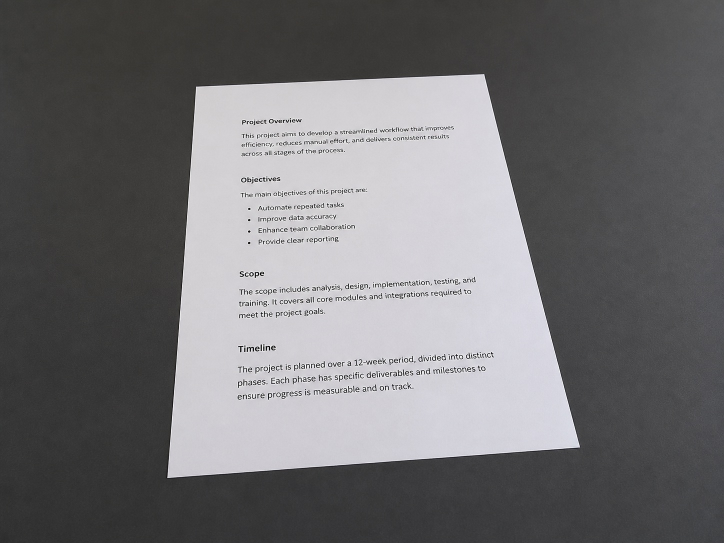
#> input picture inputs/document.jpg, 1448 x 1086 px (shown at 1/2 size)
$ python day05_robust_scanner.py
#> lines starting #> are read from the running program, lines starting #| are printed output that depends on the picture; after the words box and inside, x2 and y2 are one past the last pixel; in counts of white or black regions, pixels touching at a corner belong together; long printed decimals are rounded
from pathlib import Path

import cv2
import numpy as np

#预处理
def find_document_corners(
        input_image,
        canny_low=30,
        canny_high=90,
        minimum_area_ratio=0.1,
        ):
    gray = cv2.cvtColor(
        input_image,
        cv2.COLOR_BGR2GRAY,
    )

    blurred = cv2.GaussianBlur(
        gray,
        (5, 5),
        sigmaX=0,
    )

    edges = cv2.Canny(
        blurred,
        canny_low,
        canny_high,
    )

    kernel = cv2.getStructuringElement(
        cv2.MORPH_RECT,
        (5, 5),
    )

    closed_edges = cv2.morphologyEx(
        edges,
        cv2.MORPH_CLOSE,
        kernel,
        iterations=2,
    )

    debug_images = {
        "gray": gray,
        "blurred": blurred,
        "edges": edges,
        "closed_edges": closed_edges,
    }

    contours, _ = cv2.findContours(
        closed_edges,
        cv2.RETR_LIST,
        cv2.CHAIN_APPROX_SIMPLE,
    )

    sorted_contours = sorted(
        contours,
        key=cv2.contourArea,
        reverse=True,
    )

    image_height, image_width = input_image.shape[:2]
    image_area = image_height * image_width
    minimum_area = image_area * minimum_area_ratio

    if sorted_contours:
        largest_contour_area = cv2.contourArea(
            sorted_contours[0]
        )
    else:
        largest_contour_area = 0.0

    largest_contour_ratio = (
        largest_contour_area / image_area
    )

    diagnostics = {
        "contour_count": len(sorted_contours),
        "largest_contour_ratio": largest_contour_ratio,
        "minimum_area_ratio": minimum_area / image_area,
        "checked_candidate_count": 0,
    }

    for contour in sorted_contours:
        area = cv2.contourArea(contour)

        if area < minimum_area:
            break
        diagnostics["checked_candidate_count"] += 1

        perimeter = cv2.arcLength(
            contour,
            True,
        )

        approximation = cv2.approxPolyDP(
            contour,
            0.02 * perimeter,
            True,
        )

        if len(approximation) == 4 and cv2.isContourConvex(approximation):
            document_points = approximation.reshape(
                4,
                2,
            ).astype(np.float32)
            return document_points, debug_images, diagnostics

    return None, debug_images, diagnostics

def validate_document_points(input_points, image_shape):
    if input_points.shape != (4, 2):
        raise ValueError(
            f"角点形状应为 (4, 2), 实际为 {input_points.shape}"
        )

    if not np.isfinite(input_points).all():
        raise ValueError("角点坐标包含无效数值")

    unique_points = np.unique(
        input_points,
        axis=0,
    )

    if len(unique_points) != 4:
        raise ValueError("四个文档角点必须互不相同")

    image_height, image_width = image_shape[:2]

    image_diagonal = np.hypot(
        image_width,
        image_height,
    )

    minimum_corner_distance = image_diagonal * 0.02

    for first_index in range(4):
        for second_index in range(first_index + 1, 4):
            distance = np.linalg.norm(
                input_points[first_index]
                - input_points[second_index]
            )

            if distance < minimum_corner_distance:
                raise ValueError(
                    "存在过近的文档角点"
                )

    convex_hull = cv2.convexHull(
        input_points.astype(np.float32)
    )

    if len(convex_hull) != 4:
        raise ValueError("四个角点无法组成凸四边形")

    document_area = cv2.contourArea(convex_hull)

    image_height, image_width = image_shape[:2]
    image_area = image_height * image_width
    area_ratio = document_area / image_area

    if not 0.1 <= area_ratio <= 0.95:
        raise ValueError(
            f"文档面积占比异常: {area_ratio:.1%}"
        )

    return area_ratio

def order_points(input_points):
    center = input_points.mean(
        axis=0
    )

    offsets = (
        input_points - center
    )

    angles = np.arctan2(
        offsets[:, 1],
        offsets[:, 0],
    )

    ordered = input_points[
        np.argsort(angles)
    ]

    top_left_index = np.argmin(
        ordered.sum(axis=1)
    )

    ordered = np.roll(
        ordered,
        -top_left_index,
        axis=0,
    )

    return ordered.astype(
        np.float32
    )

def warp_document(input_image, input_points):
    ordered_points = order_points(input_points)

    top_left, top_right, bottom_right, bottom_left = ordered_points

    width_top = np.linalg.norm(top_right - top_left)
    width_bottom = np.linalg.norm(bottom_right - bottom_left)

    target_width = int(round(max(width_top, width_bottom)))
    target_height = int(round(target_width * 297 / 210))

    destination_points = np.array(
        [
            [0, 0],
            [target_width - 1, 0],
            [target_width - 1, target_height - 1],
            [0, target_height - 1],
        ],
        dtype=np.float32,
    )

    transform_matrix = cv2.getPerspectiveTransform(
        ordered_points,
        destination_points,
    )

    warped = cv2.warpPerspective(
        input_image,
        transform_matrix,
        (target_width, target_height),
    )

    return warped

def get_detection_failure_reason(diagnostics):
    contour_count = diagnostics["contour_count"]
    largest_ratio = diagnostics["largest_contour_ratio"]
    minimum_ratio = diagnostics["minimum_area_ratio"]
    checked_count = diagnostics["checked_candidate_count"]

    if contour_count == 0:
        return "没有检测到任何边缘轮廓"

    if largest_ratio < minimum_ratio:
        return (
            "检测到的轮廓面积过小:"
            f"最大 {largest_ratio :.1%},"
            f"最低要求 {minimum_ratio:.1%}"
        )

    return (
        f"检查了 {checked_count} 个面积合格轮廓，"
        "但都不是凸四边形"
    )

def analyze_scan_quality(binary_image):
    if binary_image.ndim != 2:
        raise ValueError("黑白扫描结果必须是单通道图像")

    unique_values = np.unique(binary_image)

    if not np.isin(
        unique_values,
        [0, 255],
    ).all():
        raise ValueError("黑白扫描结果包含非二值像素")

    black_ratio = float(
        np.mean(binary_image == 0)
    )

    white_ratio = 1.0 - black_ratio
    warnings = []

    if black_ratio < 0.001:
        warnings.append("扫描结果几乎全白")

    elif black_ratio > 0.6:
        warnings.append("扫描结果黑色区域过多")

    return {
        "black_ratio": black_ratio,
        "white_ratio": white_ratio,
        "warnings": warnings,
    }

def scan_document(
        input_image,
        canny_low=30,
        canny_high=90,
):
    document_points, debug_images, diagnostics = (
        find_document_corners(
            input_image,
            canny_low=canny_low,
            canny_high=canny_high,
        )
    )

    result = {
        "success": False,
        "failure_reason": None,
        "points": document_points,
        "area_ratio": None,
        "diagnostics": diagnostics,
        "debug_images": debug_images,
        "color": None,
        "gray": None,
        "binary": None,
        "quality": None,
    }

    if document_points is None:
        result["failure_reason"] = (
            get_detection_failure_reason(
                diagnostics
            )
        )
        return result

    try:
        area_ratio = validate_document_points(
            document_points,
            input_image.shape,
        )

    except ValueError as error:
        result["failure_reason"] = str(error)
        return result

    scanned_color = warp_document(
        input_image,
        document_points,
    )

    scanned_gray = cv2.cvtColor(
        scanned_color,
        cv2.COLOR_BGR2GRAY,
    )

    scanned_binary = cv2.adaptiveThreshold(
        scanned_gray,
        255,
        cv2.ADAPTIVE_THRESH_GAUSSIAN_C,
        cv2.THRESH_BINARY,
        51,
        10,
    )

    quality = analyze_scan_quality(
        scanned_binary
    )

    result.update({
        "success": True,
        "area_ratio": area_ratio,
        "color": scanned_color,
        "gray": scanned_gray,
        "binary": scanned_binary,
        "quality": quality,
    })

    return result

def main():
    root = Path(__file__).resolve().parents[1]
    image = cv2.imread(str(root / "inputs" / "document.jpg"))
#> image is the input picture: shape (1086, 1448, 3); mean B, G, R 114.3, 112.4, 113.2

    if image is None:
        raise FileNotFoundError("无法读取图片")


    print("原图 shape:", image.shape)
#| 原图 shape: (1086, 1448, 3)

    debug_output_directory = (
        root / "outputs" / "day05_debug"
    )

    debug_output_directory.mkdir(
        parents=True,
        exist_ok=True,
    )

    result = scan_document(image)
#> in find_document_corners, `edges = cv2.Canny( blurred, canny_low, canny_high, )`:
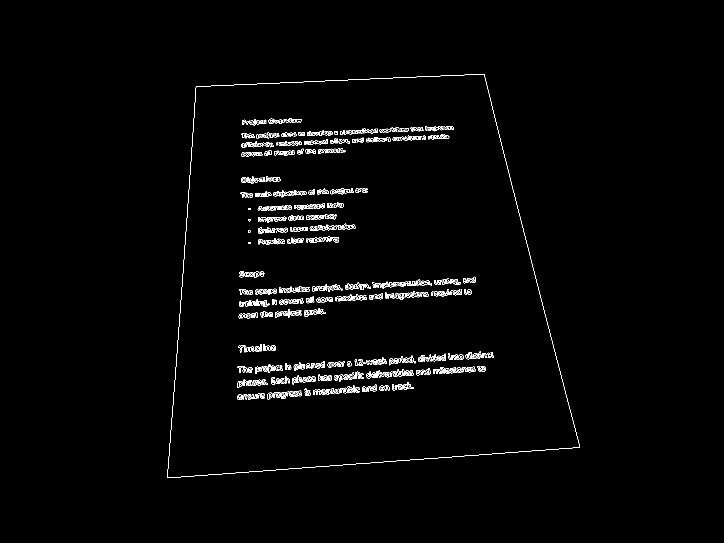
#> edges: shape (1086, 1448) (shown at 1/2 size); 1.5% white in thin lines or dots, all inside (x1, y1, x2, y2) = (334, 148, 1160, 956)
#> in find_document_corners, `closed_edges = cv2.morphologyEx( edges, cv2.MORPH_CLOSE, kernel, itera..`:
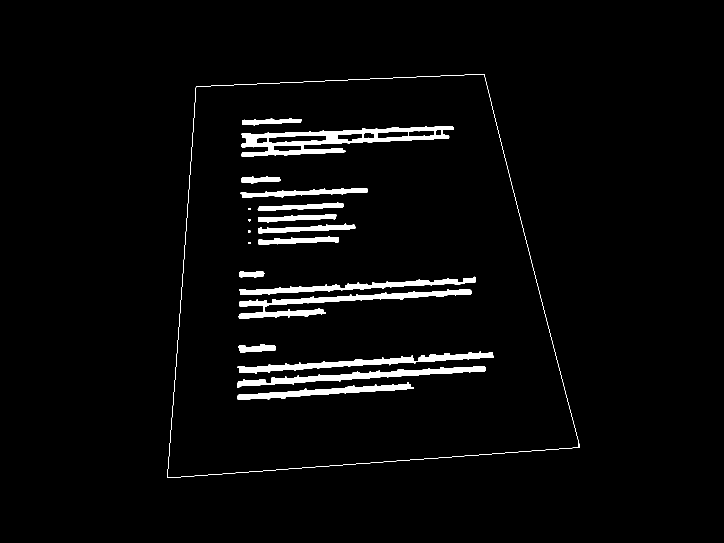
#> closed_edges: shape (1086, 1448) (shown at 1/2 size); 3.1% white; 20 white regions
#> in find_document_corners, `contours, _ = cv2.findContours( closed_edges, cv2.RETR_LIST, cv2.CHAIN..`: contours = 29 contours, 4 with area under 20; largest, box (x1, y1, x2, y2) and area: (334, 148, 1160, 956) 537376, (335, 148, 1158, 956) 537360, (483, 252, 908, 313) 12227, (477, 578, 943, 637) 5574, (475, 732, 972, 776) 4900
#> in find_document_corners, `sorted_contours = sorted( contours, key=cv2.contourArea, reverse=True, )`: sorted_contours has the same summary as contours
#> in find_document_corners, `largest_contour_area = cv2.contourArea( sorted_contours[0] )`: largest_contour_area = 537376
#> in find_document_corners, `largest_contour_ratio = ( largest_contour_area / image_area )`: largest_contour_ratio = 0.342
#> in find_document_corners, `diagnostics = { "contour_count": len(sorted_contours), "largest_contou..`: diagnostics = {'contour_count': 29, 'largest_contour_ratio': 0.342, 'minimum_area_ratio': 0.1, 'checked_candidate_count': 0}
#> the loop in find_document_corners, `for contour in sorted_contours:` made 1 pass
#> (area, perimeter, document_points) on pass 1: (537376, 3067.2, [[968, 148], [392, 173], [335, 955], [1159, 894]])
#> after the loop in find_document_corners, `for contour in sorted_contours:`: diagnostics = {'contour_count': 29, 'largest_contour_ratio': 0.342, 'minimum_area_ratio': 0.1, 'checked_candidate_count': 1}
#> in scan_document, `document_points, debug_images, diagnostics = ( find_document_corners( ..`: document_points = [[968, 148], [392, 173], [335, 955], [1159, 894]]; debug_images = 4 items
#> in validate_document_points, `unique_points = np.unique( input_points, axis=0, )`: unique_points = [[335, 955], [392, 173], [968, 148], [1159, 894]]
#> in validate_document_points, `convex_hull = cv2.convexHull( input_points.astype(np.float32) )`: convex_hull = [[1159, 894], [335, 955], [392, 173], [968, 148]]
#> in validate_document_points, `document_area = cv2.contourArea(convex_hull)`: document_area = 537681
#> in validate_document_points, `area_ratio = document_area / image_area`: area_ratio = 0.342
#> in order_points, `center = input_points.mean( axis=0 )`: center = [713.5, 542.5]
#> in order_points, `offsets = ( input_points - center )`: offsets = [[254.5, -394.5], [-321.5, -369.5], [-378.5, 412.5], [445.5, 351.5]]
#> in order_points, `angles = np.arctan2( offsets[:, 1], offsets[:, 0], )`: angles = [-0.998, -2.29, 2.31, 0.668]
#> in order_points, `ordered = input_points[ np.argsort(angles) ]`: ordered = [[392, 173], [968, 148], [1159, 894], [335, 955]]
#> in order_points, `top_left_index = np.argmin( ordered.sum(axis=1) )`: top_left_index = 0
#> in warp_document, `ordered_points = order_points(input_points)`: ordered_points = [[392, 173], [968, 148], [1159, 894], [335, 955]]
#> in warp_document, `top_left, top_right, bottom_right, bottom_left = ordered_points`: top_left = [392, 173]; top_right = [968, 148]; bottom_right = [1159, 894]; bottom_left = [335, 955]
#> in warp_document, `width_top = np.linalg.norm(top_right - top_left)`: width_top = 576.5
#> in warp_document, `width_bottom = np.linalg.norm(bottom_right - bottom_left)`: width_bottom = 826.3
#> in warp_document, `target_width = int(round(max(width_top, width_bottom)))`: target_width = 826
#> in warp_document, `target_height = int(round(target_width * 297 / 210))`: target_height = 1168
#> in warp_document, `destination_points = np.array( [ [0, 0], [target_width - 1, 0], [targe..`: destination_points = [[0, 0], [825, 0], [825, 1167], [0, 1167]]
#> in warp_document, `transform_matrix = cv2.getPerspectiveTransform( ordered_points, destin..`: transform_matrix = [[1.55, 0.113, -625.5], [0.103, 2.38, -451.5], [-1.64e-05, 0.000621, 1]]
#> in warp_document, `warped = cv2.warpPerspective( input_image, transform_matrix, (target_w..`:
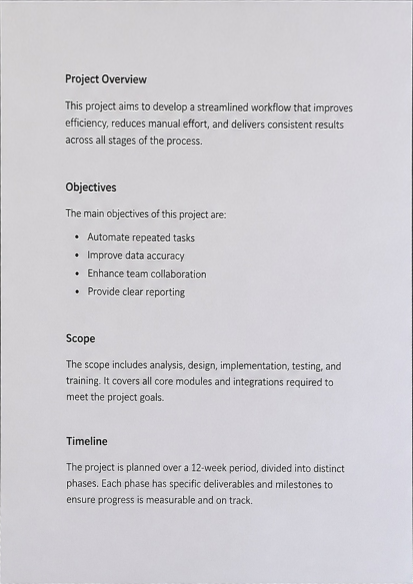
#> warped: shape (1168, 826, 3) (shown at 1/2 size); mean B, G, R 209.5, 204.6, 206.4
#> in scan_document, `scanned_binary = cv2.adaptiveThreshold( scanned_gray, 255, cv2.ADAPTIV..`:
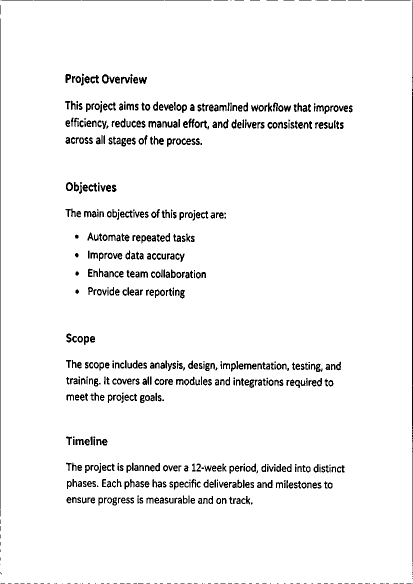
#> scanned_binary: shape (1168, 826) (shown at 1/2 size); 95.6% white; black in thin lines or dots
#> in analyze_scan_quality, `unique_values = np.unique(binary_image)`: unique_values = [0, 255]
#> in analyze_scan_quality, `black_ratio = float( np.mean(binary_image == 0) )`: black_ratio = 0.0441
#> in analyze_scan_quality, `white_ratio = 1.0 - black_ratio`: white_ratio = 0.956
#> in scan_document, `quality = analyze_scan_quality( scanned_binary )`: quality = {'black_ratio': 0.0441, 'white_ratio': 0.956, 'warnings': []}
#> result = 10 items

    print("检测诊断:")
    print(result["diagnostics"])
#| {'contour_count': 29, 'largest_contour_ratio': 0.3417, 'minimum_area_ratio': 0.1, 'checked_candidate_count': 1}

    for debug_name, debug_image in result["debug_images"].items():
        debug_path = (
            debug_output_directory
            / f"{debug_name}.png"
        )

        saved = cv2.imwrite(
            str(debug_path),
                debug_image,
        )

        if not saved:
            raise OSError(
                f"无法保存中间结果: {debug_path}"
            )
#> this loop made 4 passes

    if not result["success"]:
        print("[扫描失败]", result["failure_reason"])
        raise SystemExit(1)

    document_points = result["points"]
#> document_points = [[968, 148], [392, 173], [335, 955], [1159, 894]]
    area_ratio = result["area_ratio"]
#> area_ratio = 0.342
    scanned_document = result["color"]
    scanned_gray = result["gray"]
    scanned_binary = result["binary"]
    quality = result["quality"]

    #角点打印
    print("中间结果名称:", list(result["debug_images"].keys()))
#| 中间结果名称: ['gray', 'blurred', 'edges', 'closed_edges']
    print("自动检测到的文档角点:")
    print(document_points)
#| [[ 968.  148.]
#|  [ 392.  173.]
#|  [ 335.  955.]
#|  [1159.  894.]]

    ordered_points = order_points(document_points)
#> ordered_points = [[392, 173], [968, 148], [1159, 894], [335, 955]]

    print("排序后的文档角点:")
    print(ordered_points)
#| [[ 392.  173.]
#|  [ 968.  148.]
#|  [1159.  894.]
#|  [ 335.  955.]]


    #图片保存
    print("扫描结果 shape:", scanned_document.shape)
#| 扫描结果 shape: (1168, 826, 3)

    output_path = root / "outputs" / "day05_scanner_result.png"
    cv2.imwrite(str(output_path), scanned_document)

    print("扫描结果保存到:", output_path)

    binary_output_path = root / "outputs" / "day05_scanner_binary.png"
    cv2.imwrite(
        str(binary_output_path),
        scanned_binary,
    )

    if not saved:
        raise OSError(
            f"无法保存扫描结果: {output_path}"
        )

    #质量报告打印
    print(
        f"黑色像素占比: "
        f"{quality['black_ratio']:.1%}"
    )
#| 黑色像素占比: 4.4%

    print(
        f"白色像素占比: "
        f"{quality['white_ratio']:.1%}"
    )
#| 白色像素占比: 95.6%

    for warning in quality["warnings"]:
        print("[质量警告]", warning)
#> this loop made 0 passes

    print("黑白扫描件 shape:", scanned_binary.shape)
#| 黑白扫描件 shape: (1168, 826)
    print("最小值:", scanned_binary.min())
#| 最小值: 0
    print("最大值:", scanned_binary.max())
#| 最大值: 255
    print(f"文档面积占比: {area_ratio:.1%}")
#| 文档面积占比: 34.2%

if __name__ == "__main__":
    main()
